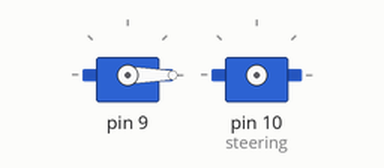
The sketch below on a simulated Arduino Uno, built with avr-gcc and run on an emulated ATmega328P. Shown: 2 × servo.

Above: at 0.1 s.
At 2.2 s:
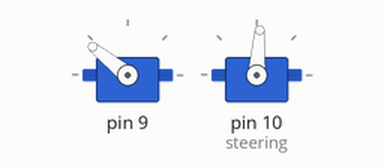
At 3.2 s:
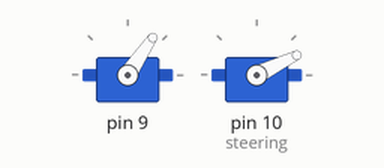
At 5.2 s:
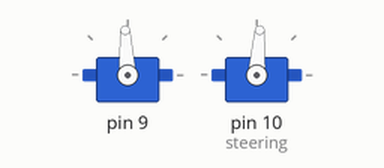
Timing chart, 0 to 6.7 s (numbered marks = the images above):
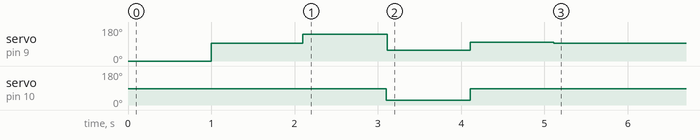

The sketch:

DriftTest2_1.ino
```cpp
#include "Motor.h"
#include "Servo.h"

Motor drive;
Servo steering;
int i = 0;

void setup()
{
  // put your setup code here, to run once:
  drive.setup(9);
  steering.attach(10);
  steering.write(86);
  delay(1000);
  i = 0;
}

void loop()
{
  // put your main code here, to run repeatedly:
  while (i < 2)
  {
    drive.fullSpeedForward();
    delay(1000);
    steering.write(26);
    delay(10);
    drive.writeMicroseconds(1120);
    //drive.Brake();

    delay (1000);
    steering.write(86);
    drive.writeMicroseconds(1550);
    delay(1000);
    //steering.write(86);
    i = 4;
  }
  steering.write(86);
  drive.writeMicroseconds(1500);
}
```

Measured:
- by itself, servo on pin 9: 0° → 93° at 1.0 s, → 141° 1.1 s later, → 56° 1.0 s later, → 98° 1.0 s later, … (5 changes in this stretch)
- by itself, servo on pin 10 (steering): 86° → 26° at 3.1 s, → 86° 1.0 s later
